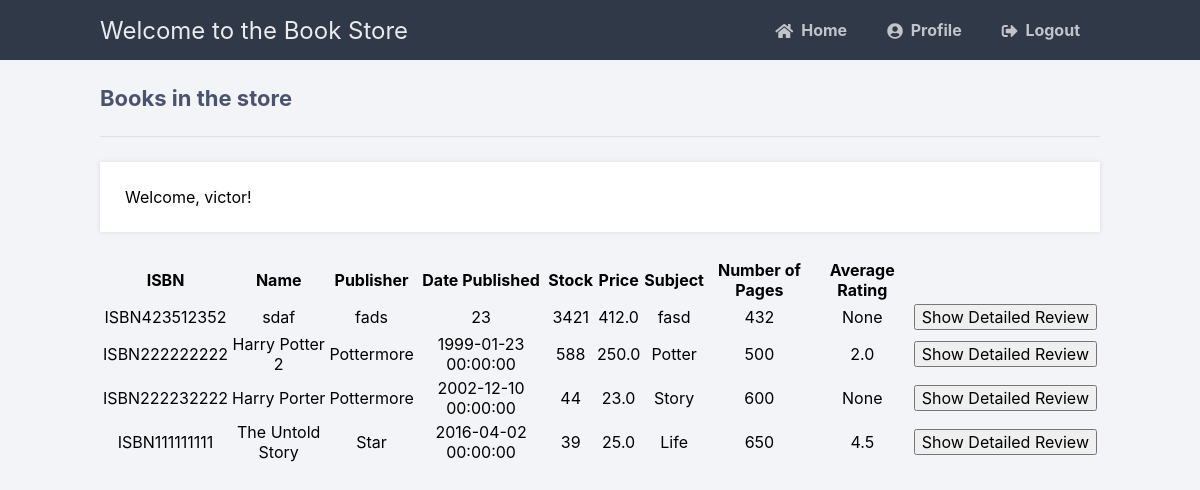
The app's page /displayAllBooks (signed in), older data.
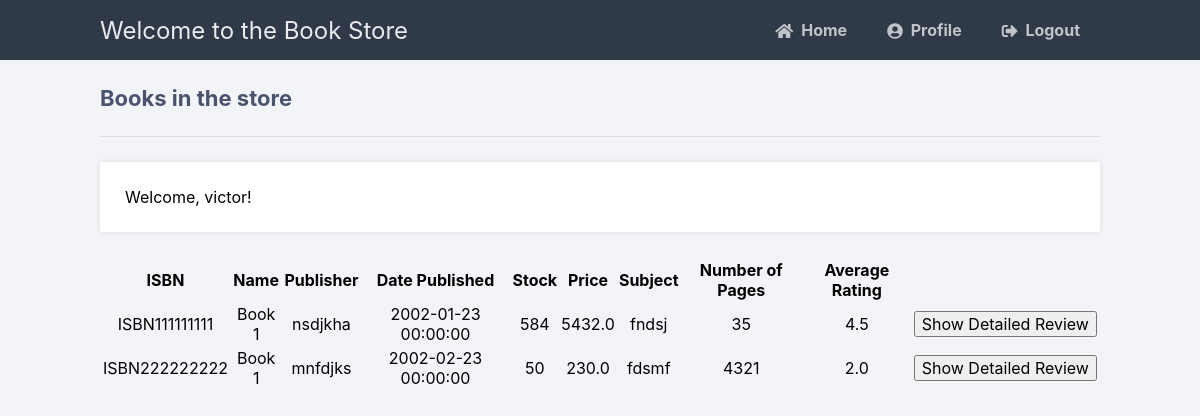
The same page, newer data.
### tables this page shows
CREATE TABLE bookData (
            ISBN TEXT PRIMARY KEY,
            name TEXT,
            language TEXT,
            publisher text,
            date DATETIME,
            stock INT,
            price float,
            subject TEXT,
            noOfPages INT
            );

### main.py (the view)
@app.route('/displayAllBooks', methods=['GET', 'POST'])
def displayAllBooks():
    if 'loggedin' in session and (session['type'] == 1 or session['type'] == 0):
        msg = ''
        if request.method == 'GET':
            with sql.connect("Book.db") as con:
                cursor = con.cursor()
                cursor = con.cursor()
                cursor.execute("SELECT bookData.*, AVG(score) FROM bookData LEFT JOIN (SELECT Author.authorID, name, ISBN FROM writtenBy LEFT JOIN Author ON writtenBy.authorID=Author.authorID) AS A ON bookData.ISBN=A.ISBN LEFT JOIN Review ON bookData.ISBN = Review.ISBN GROUP BY bookData.ISBN  ORDER BY bookData.date")
                book = cursor.fetchall()
                if not book:
                    msg = 'There are no books in the store!'
                else:
                    print(book)
                    return render_template('displayAllBooks.html', data=book, username=session['username'])
    return redirect(url_for('login'))

### templates/displayAllBooks.html (shortened to what this page needs)
{% extends 'layout.html' %}
{% block content %}
<h2>Books in the store</h2>
<p>Welcome, {{ username }}!</p>
<table>
    <thead>
      <tr>
          <th>ISBN</th>
          <th>Name</th>
          <th>Publisher</th>
          <th>Date Published</th>
          <th>Stock</th>
          <th>Price</th>
          <th>Subject</th>
          <th>Number of Pages</th>
          <th>Average Rating</th>
          <th></th>
      </tr>
      </thead>
      <tbody>
       {% for item in data %}
       <form action="{{ url_for('displayReview') }}" method="get" autocomplete="off">
              <tr>
                  <td style="text-align:center">{{item[0]}}</td>
                  <td style="text-align:center">{{item[1]}}</td>
                  <td style="text-align:center">{{item[3]}}</td>
                  <td style="text-align:center">{{item[4]}}</td>
                  <td style="text-align:center">{{item[5]}}</td>
                  <td style="text-align:center">{{item[6]}}</td>
                  <td style="text-align:center">{{item[7]}}</td>
                  <td style="text-align:center">{{item[8]}}</td>
                  <td style="text-align:center">{{item[9]}}</td>
                  <td><input type="submit" value="Show Detailed Review">
              </tr>
            </form>
          {% endfor %}
      </tbody>
  </table>
{% endblock %}

Row changes from the older to the newer data that the page shows:
removed bookData: ISBN "ISBN423512352", name "sdaf", publisher "fads", date "23", stock "3421", price "412.0", subject "fasd", noOfPages "432", item "None"
removed bookData: ISBN "ISBN222232222", name "Harry Porter", publisher "Pottermore", date "2002-12-10 00:00:00", stock "44", price "23.0", subject "Story", noOfPages "600", item "None"
changed bookData "ISBN111111111": name "The Untold Story" → "Book 1"; publisher "Star" → "nsdjkha"; date "2016-04-02 00:00:00" → "2002-01-23 00:00:00"; stock "39" → "584"; price "25.0" → "5432.0"; subject "Life" → "fndsj"; noOfPages "650" → "35"; moves up the list
changed bookData "ISBN222222222": name "Harry Potter 2" → "Book 1"; publisher "Pottermore" → "mnfdjks"; date "1999-01-23 00:00:00" → "2002-02-23 00:00:00"; stock "588" → "50"; price "250.0" → "230.0"; subject "Potter" → "fdsmf"; noOfPages "500" → "4321"
